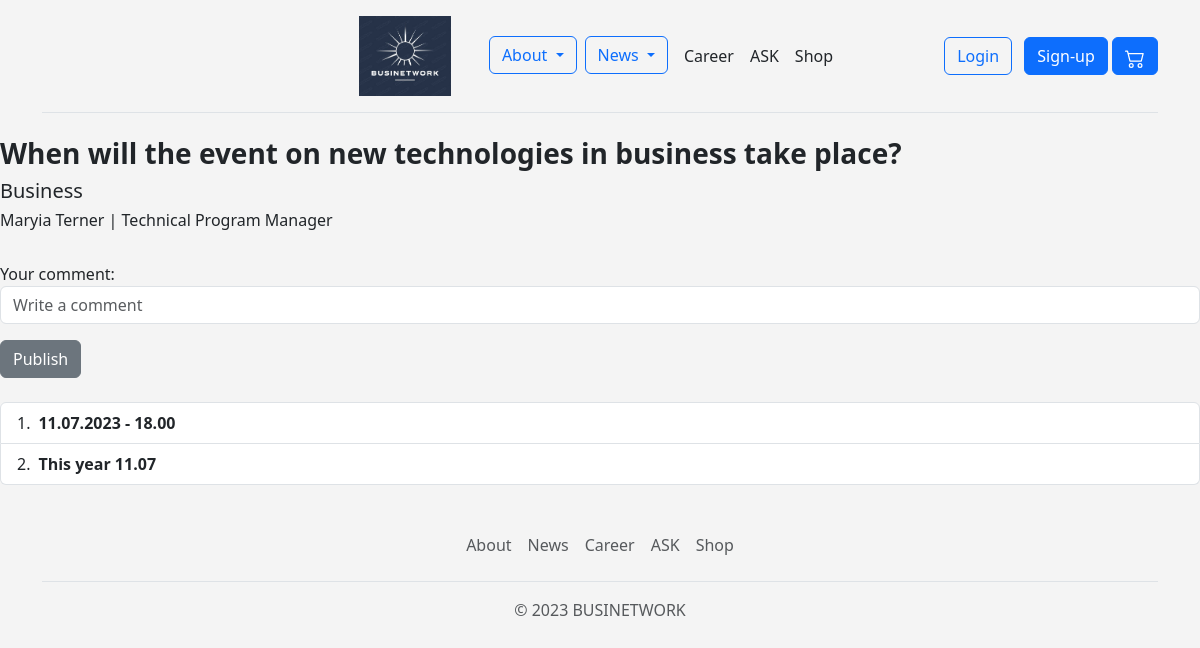
The app's page /ask/Business/2/ with its own data.
### ask/models.py (models this page shows, shortened)
class Question(models.Model):
    category = models.ForeignKey('Category', on_delete=models.CASCADE)
    auther = models.CharField(max_length=50)
    department = models.CharField(max_length=50, blank=True, null=True)
    date_of_create = models.DateField(auto_now_add=True)
    your_question = models.TextField()

class Category(models.Model):
    name = models.CharField(max_length=80)
    image = models.FileField(upload_to='ask/')
    def __str__(self):
        return self.name

class Comments(models.Model):
    question = models.ForeignKey('Question', on_delete=models.CASCADE)
    your_comment = models.TextField()

### ask/views.py (the view, shortened to what this page needs)
# urls.py: path('<category>/<int:pk>/', views.all_comments, name='all_comments')
def all_comments(request, pk, category):
    question = models.Question.objects.get(pk=pk)
    comments = models.Comments.objects.filter(question=question)
    form = forms.CommentForm()
    context = {
        'form': form,
        'question': question,
        'comments': comments,
        'category': category
    }
    return render(request, 'ask/ask_comments.html', context)

### ask/forms.py
class CommentForm(forms.Form):
    your_comment = forms.CharField(
        widget=forms.TextInput(attrs={'class': 'form-control', 'placeholder': 'Write a comment'}))
    class Meta:
        model = models.Comments
        fields = 'your_comment'

### templates/ask/ask_comments.html (shortened to what this page needs)
{% extends "base.html" %}
{% block page_content %}
<h3><strong>{{ question.your_question }}</strong></h3>
<h5>{{ question.category }}</h5>
<h6>{{ question.auther }} | {{ question.department }}</h6>
<br>
<form method="post" action="{% url 'all_comments' category question.pk %}">
    {{ form.as_p }}
    <button class="btn btn-secondary">Publish</button>
</form>
<br>
<ol class="list-group list-group-numbered">
    {% for one_comment in comments %}
    <li class="list-group-item d-flex justify-content-between align-items-start">
        <div class="ms-2 me-auto">
            <div class="fw-bold">{{ one_comment.your_comment }}</div>
        </div>
    </li>
    {% endfor %}
</ol>
{% endblock %}

### records on screen
Question: your_question "When will the event on new technologies in business take place?", category "Business", auther "Maryia Terner", department "Technical Program Manager"
Comments: your_comment "11.07.2023 - 18.00"
Comments: your_comment "This year 11.07"
